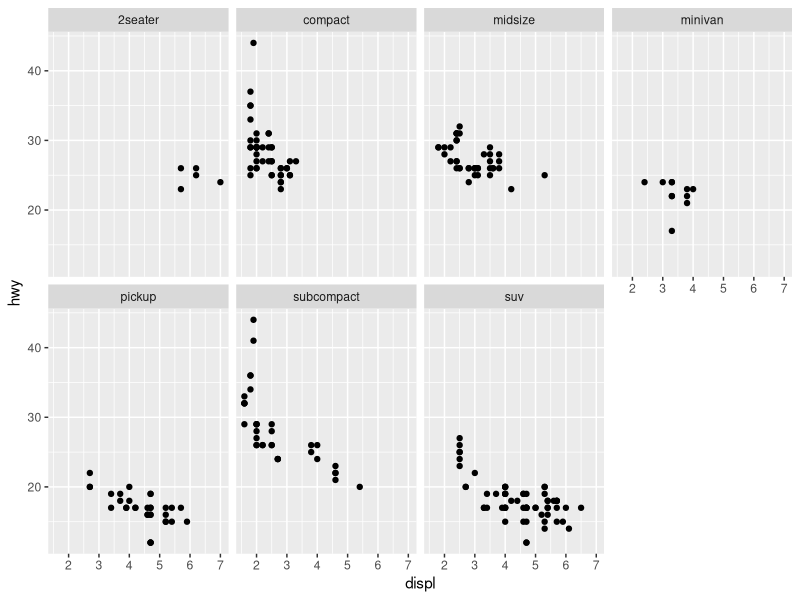
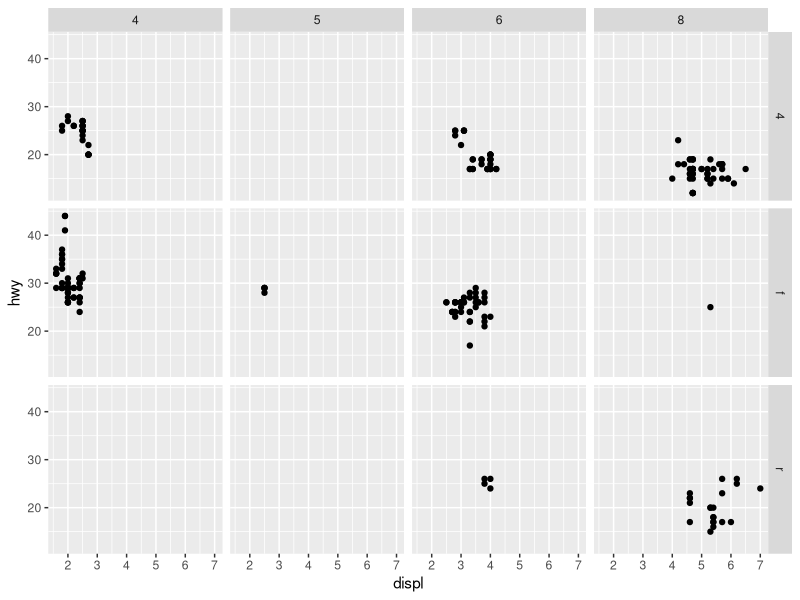
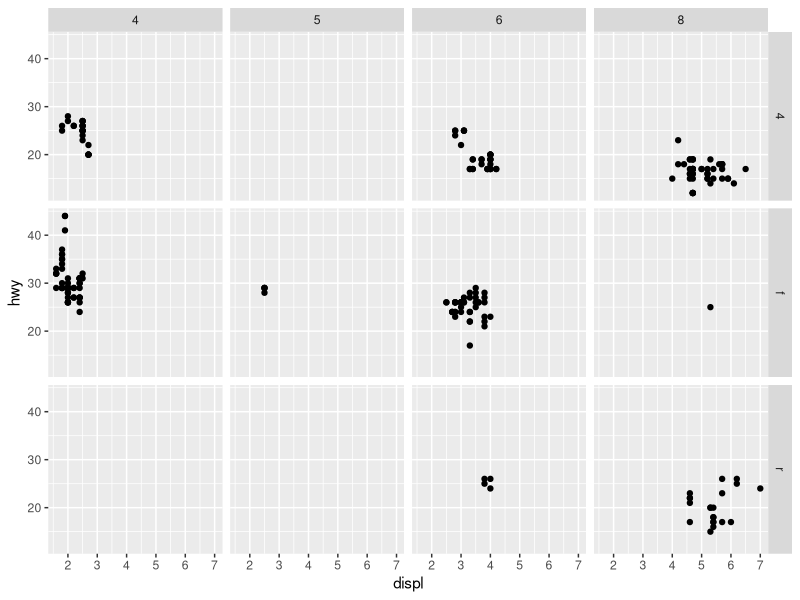
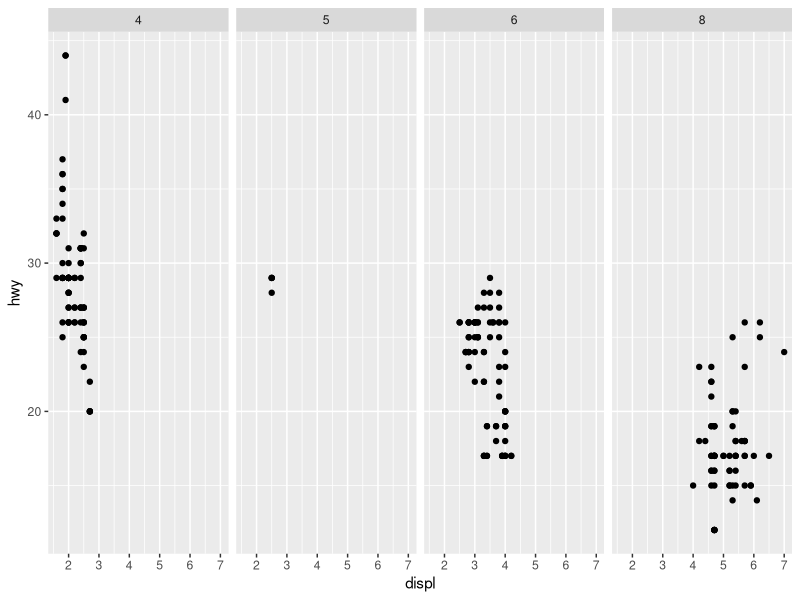
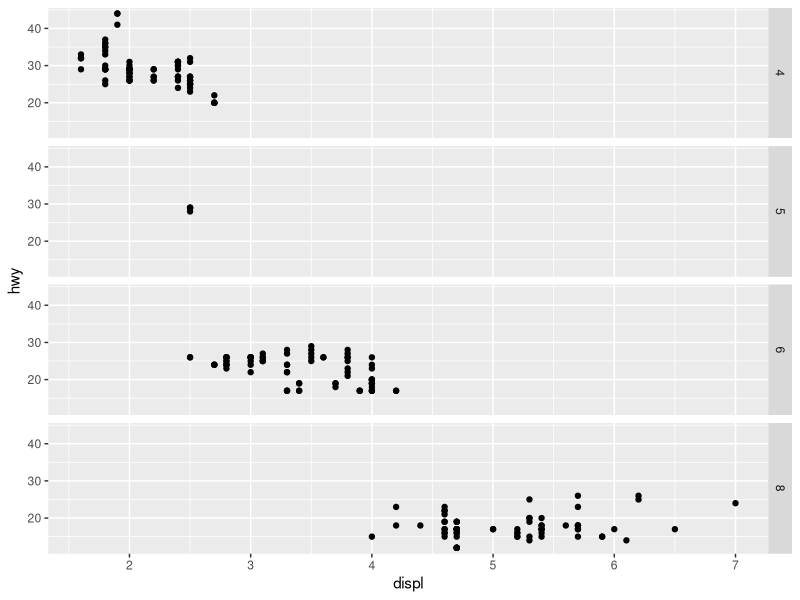
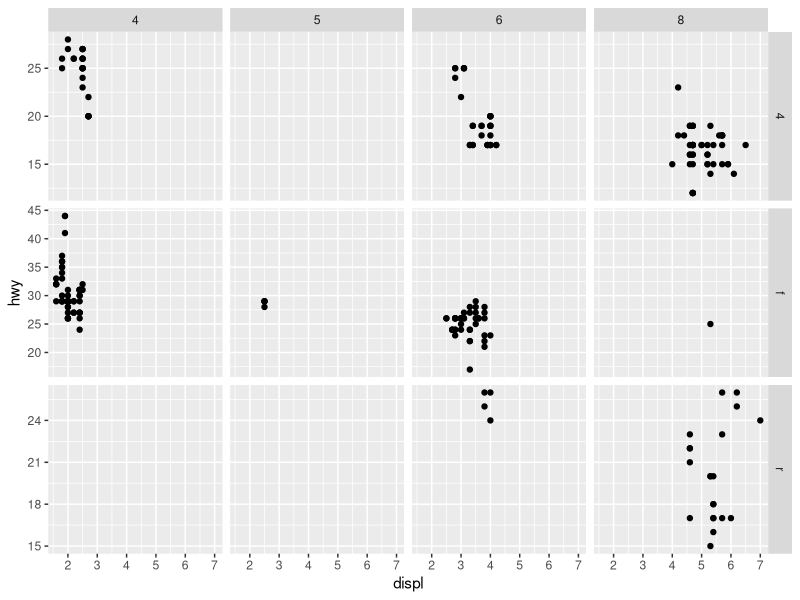
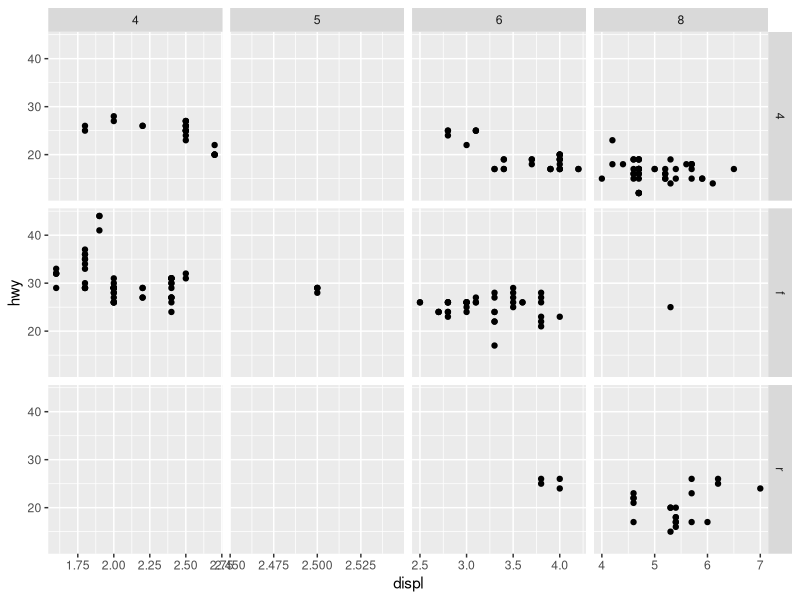
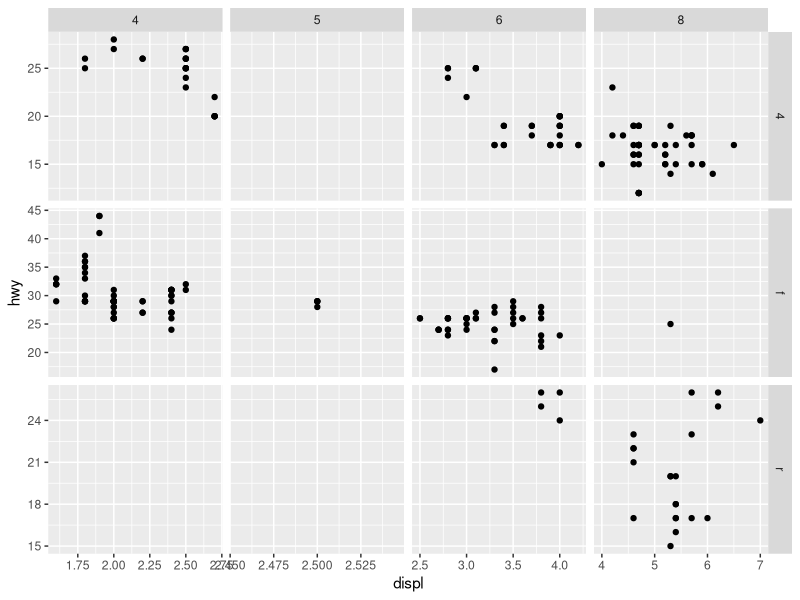

The R script that drew these images, in order: (Note: this script raises an error after producing the figures.)
## ---- chunk 1
knitr::opts_chunk$set(echo = TRUE)
## ---- chunk 2
library(tidyverse)
library(here)
## ---- chunk 3
ggplot(data = mpg) +
  geom_point(mapping = aes(x = displ, y = hwy)) +
  facet_wrap("class", nrow = 2)
## ---- chunk 4
ggplot(mpg) +
  geom_point(aes(displ, hwy)) +
  facet_grid(c("drv", "cyl"))
## ---- chunk 5
ggplot(mpg) +
  geom_point(aes(displ, hwy)) +
  facet_grid(drv ~ cyl)
## ---- chunk 6
ggplot(mpg) +
  geom_point(aes(displ, hwy)) +
  facet_grid(. ~ cyl)
## ---- chunk 7
ggplot(mpg) +
  geom_point(aes(displ, hwy)) +
  facet_grid(cyl ~ .)
## ---- chunk 8
ggplot(mpg) +
  geom_point(aes(displ, hwy)) +
  facet_grid(drv ~ cyl, scales = "free_y")
## ---- chunk 9
ggplot(mpg) +
  geom_point(aes(displ, hwy)) +
  facet_grid(drv ~ cyl, scales = "free_x")
## ---- chunk 10
ggplot(mpg) +
  geom_point(aes(displ, hwy)) +
  facet_grid(drv ~ cyl, scales = "free")
## ---- chunk 11
ggplot(mpg) +
  geom_point(aes(displ, hwy)) +
  facet_wrap(~ cyl, scales = "free")
## ---- chunk 12
mpg
## ---- chunk 13
ggplot(mpg) +
  geom_point(aes(cty, hwy)) +
  facet_wrap(~ displ < 4)
## ---- chunk 14
ggplot(data = mpg) + 
  geom_point(mapping = aes(x = drv, y = cyl))
## ---- chunk 15
ggplot(data = mpg) + 
  geom_point(mapping = aes(x = displ, y = hwy)) +
  facet_grid(drv ~ .)

ggplot(data = mpg) + 
  geom_point(mapping = aes(x = displ, y = hwy)) +
  facet_grid(. ~ cyl)
## ---- chunk 16
?facet_wrap
## ---- chunk 17
ggplot(data = mpg) + 
  geom_point(mapping = aes(x = displ, y = hwy)) +
  facet_wrap(~ cyl, nrow = 2, ncol = 3)
## ---- chunk 18
ggplot(data = mpg) + 
  geom_point(mapping = aes(x = displ, y = hwy))
## ---- chunk 19
ggplot(data = mpg) + 
  geom_smooth(mapping = aes(x = displ, y = hwy))
## ---- chunk 20
ggplot(data = mpg) + 
  geom_smooth(mapping = aes(x = displ, y = hwy, linetype = drv))
## ---- chunk 21
gg2 <- lsf.str("package:ggplot2")
gg2[grep("^geom", gg2)]
## ---- chunk 22
ggplot(data = mpg) +
  geom_smooth(mapping = aes(x = displ, y = hwy, group = drv)) +
  labs(caption = "Note that in case of the 'group' aesthetic ggplot2 does not add a legend or distinguishing features to the geoms. ")
## ---- chunk 23
ggplot(data = mpg) +
  geom_smooth(mapping = aes(x = displ, y = hwy, color = drv), show.legend = FALSE)
## ---- chunk 24
ggplot(data = mpg) +
  geom_point(mapping = aes(x = displ, y = hwy)) +
  geom_smooth(mapping = aes(x = displ, y = hwy))
## ---- chunk 25
ggplot(data = mpg, mapping = aes(x = displ, y = hwy)) +
  geom_point() +
  geom_smooth()
## ---- chunk 26
ggplot(data = mpg, mapping = aes(x = displ, y = hwy)) +
  geom_point(aes(color = class)) +
  geom_smooth()
## ---- chunk 27
subcompacts <- filter(mpg, class == "subcompact")
ggplot(data = mpg, mapping = aes(x = displ, y = hwy)) +
  geom_point(aes(color = class)) +
  geom_smooth(data = subcompacts)
## ---- chunk 28
ggplot(data = mpg, mapping = aes(x = displ, y = hwy, color = drv)) + 
  geom_point() + 
  geom_smooth(se = FALSE)
## ---- chunk 29
ggplot(data = mpg, mapping = aes(x = displ, y = hwy)) + 
  geom_point() + 
  geom_smooth()

ggplot() + 
  geom_point(data = mpg, mapping = aes(x = displ, y = hwy)) + 
  geom_smooth(data = mpg, mapping = aes(x = displ, y = hwy))
## ---- chunk 30
ggplot(data = diamonds) + 
  geom_bar(mapping = aes(x = cut))
## ---- chunk 31
diamonds
## ---- chunk 32
ggplot(data = diamonds) + 
  stat_count(mapping = aes(x = cut))
## ---- chunk 33
diamonds_summarised <- diamonds %>% 
  group_by(cut) %>% 
  count()
diamonds_summarised
## ---- chunk 34
ggplot(data = diamonds_summarised) +
  geom_bar(aes(x = cut, y = n), stat = "identity")
## ---- chunk 35
ggplot(data = diamonds_summarised) +
  geom_col(aes(x = cut, y = n))
## ---- chunk 36
ggplot(data = diamonds) + 
  stat_count(mapping = aes(x = cut, y = ..prop.., group = 1))
## ---- chunk 37
ggplot(data = diamonds) + 
  stat_summary(
    mapping = aes(x = cut, y = depth),
    fun.ymin = min,
    fun.ymax = max,
    fun.y = median
  )
## ---- chunk 38
ggplot(data = diamonds) + 
  stat_summary(
    mapping = aes(x = cut, y = depth),
    fun.data = mean_se
  )
## ---- chunk 39
ggplot(data = diamonds) + 
  stat_summary(
    mapping = aes(x = cut, y = depth),
    fun.data = mean_sdl, fun.args = list(mult = 1)
  )
## ---- chunk 40
ggplot(data = diamonds) + 
  stat_summary(mapping = aes(x = cut, y = depth), 
               fun.data = mean_sdl, fun.args = list(mult = 1), geom = "errorbar", width = 0.5) +
  stat_summary(aes(x = cut, y = depth), fun.y = mean, geom = "point")
## ---- chunk 41
ggplot(data = diamonds) + 
  stat_count(mapping = aes(x = cut, fill = cut))
## ---- chunk 42
ggplot(data = diamonds) + 
  stat_count(mapping = aes(x = cut, fill = clarity))
## ---- chunk 43
ggplot(data = diamonds) + 
  stat_count(mapping = aes(x = cut, fill = clarity), position = "identity")
## ---- chunk 44
ggplot(data = diamonds) + 
  geom_bar(mapping = aes(x = cut, fill = clarity), position = "fill")
## ---- chunk 45
ggplot(data = diamonds) + 
  geom_bar(mapping = aes(x = cut, fill = clarity), position = "dodge")
## ---- chunk 46
ggplot(data = mpg) +
  geom_point(mapping = aes(x = displ, y = hwy), position = "jitter")
## ---- chunk 47
ggplot(data = mpg, mapping = aes(x = cty, y = hwy)) + 
  geom_point(position = "jitter")
## ---- chunk 48
ggplot(data = mpg) +
  geom_boxplot(aes(x = class, y = hwy))
## ---- chunk 49
ggplot(mtcars, aes(factor(cyl), fill = factor(vs))) +
  geom_bar(position = "dodge2")
## ---- chunk 50
ggplot(mtcars, aes(factor(cyl), fill = factor(vs))) +
  geom_bar(position = position_dodge2(preserve = "single"))
## ---- chunk 51
ggplot(data = mpg, mapping = aes(x = class, y = hwy)) + 
  geom_boxplot() +
  coord_flip()
## ---- chunk 52
# You need to have sp package /install.packages("sp")/
est <- read_rds(here("data/gadm36_EST_0_sp.rds"))
## ---- chunk 53
ggplot(est, aes(long, lat, group = group)) +
  geom_polygon(fill = "white", color = "black") +
  labs(title = "Unadjusted (inappropriate) lat/lon ratio")
## ---- chunk 54
ggplot(est, aes(long, lat, group = group)) +
  geom_polygon(fill = "white", color = "black") +
  coord_quickmap() +
  labs(title = "Adjusted lat/lon aspect ratio")
